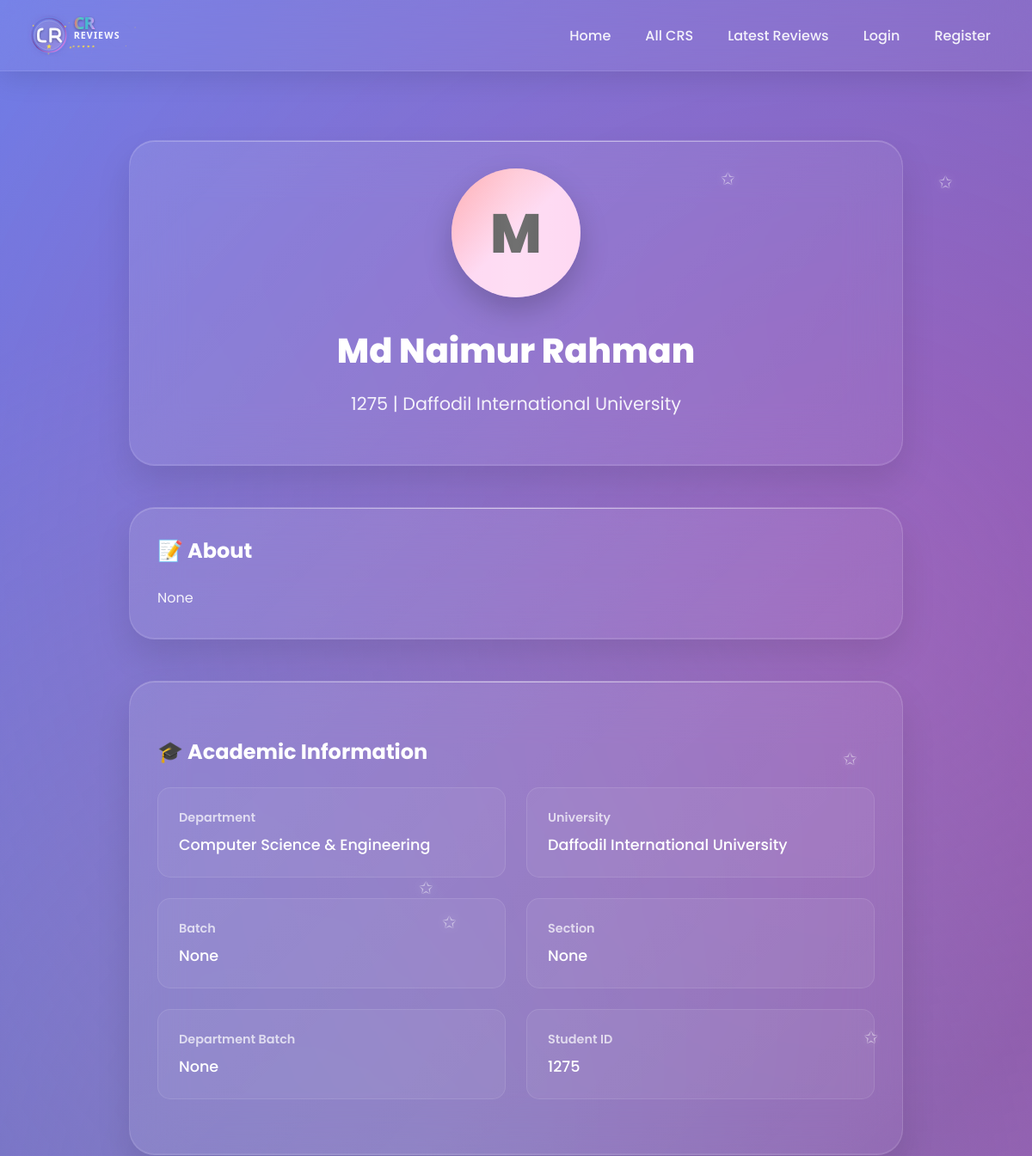
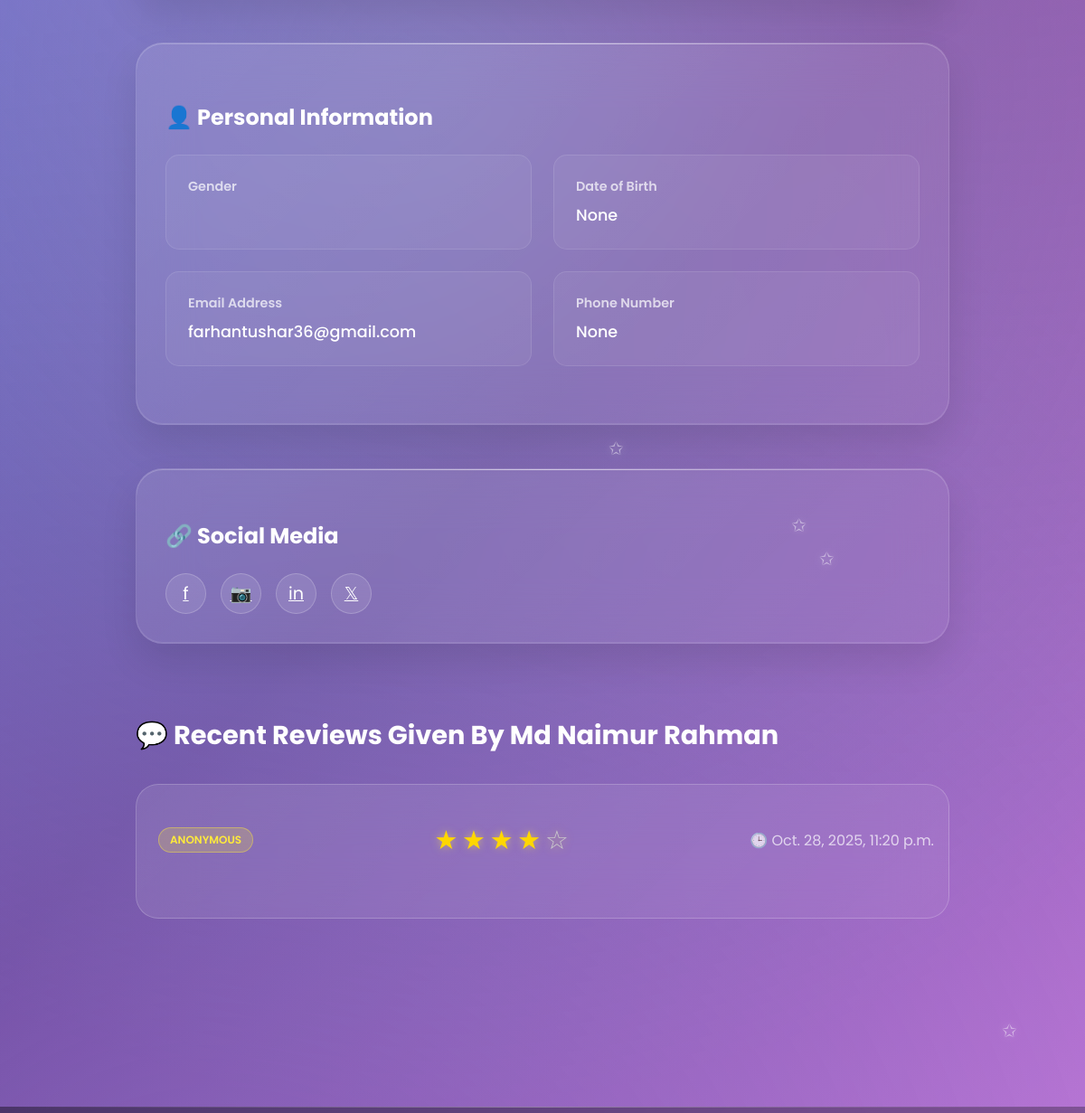
/user_view/md-naimur-rahman-1/ (upper part), run on an earlier commit of the app's database (2 pictures, top to bottom).
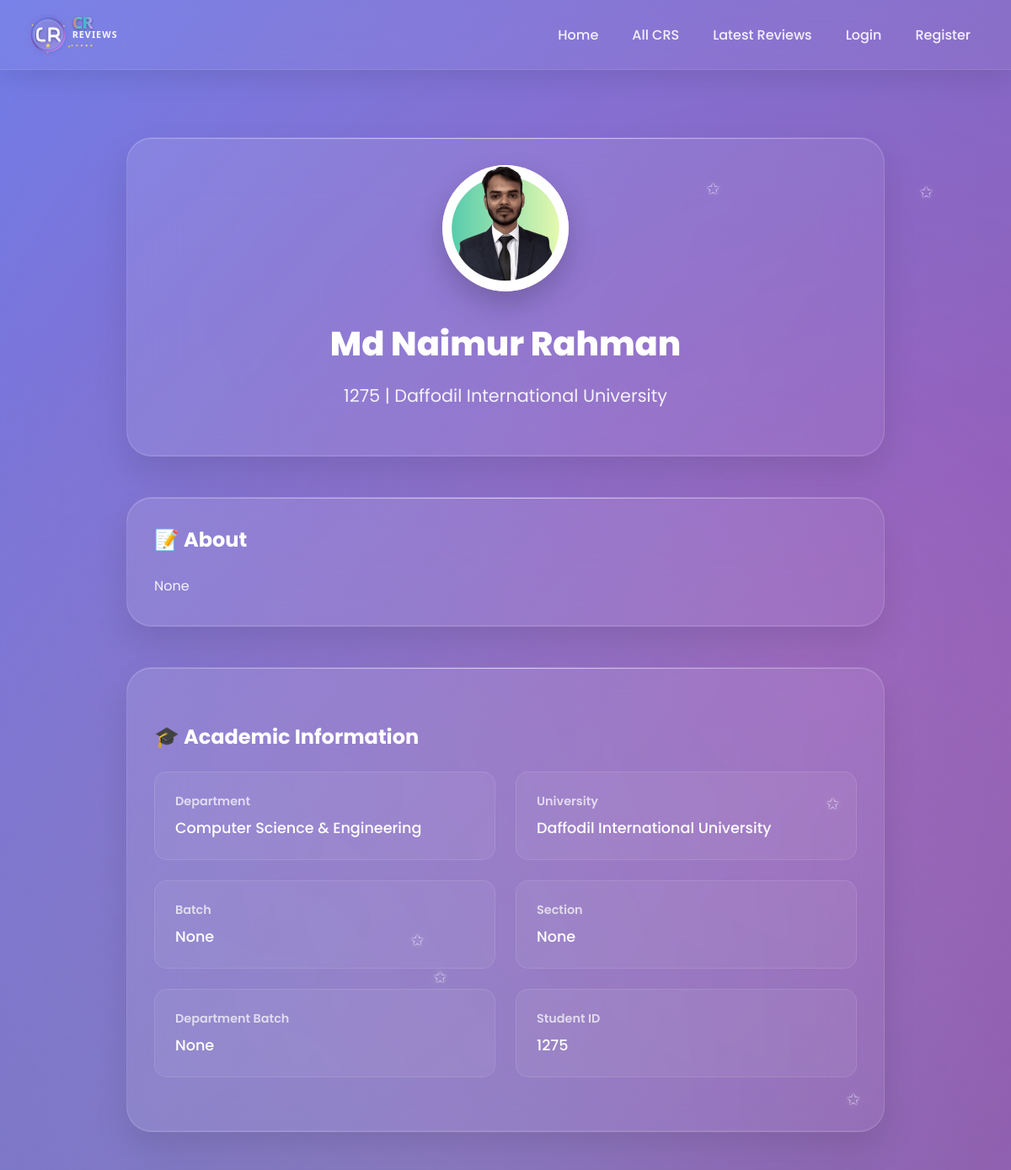
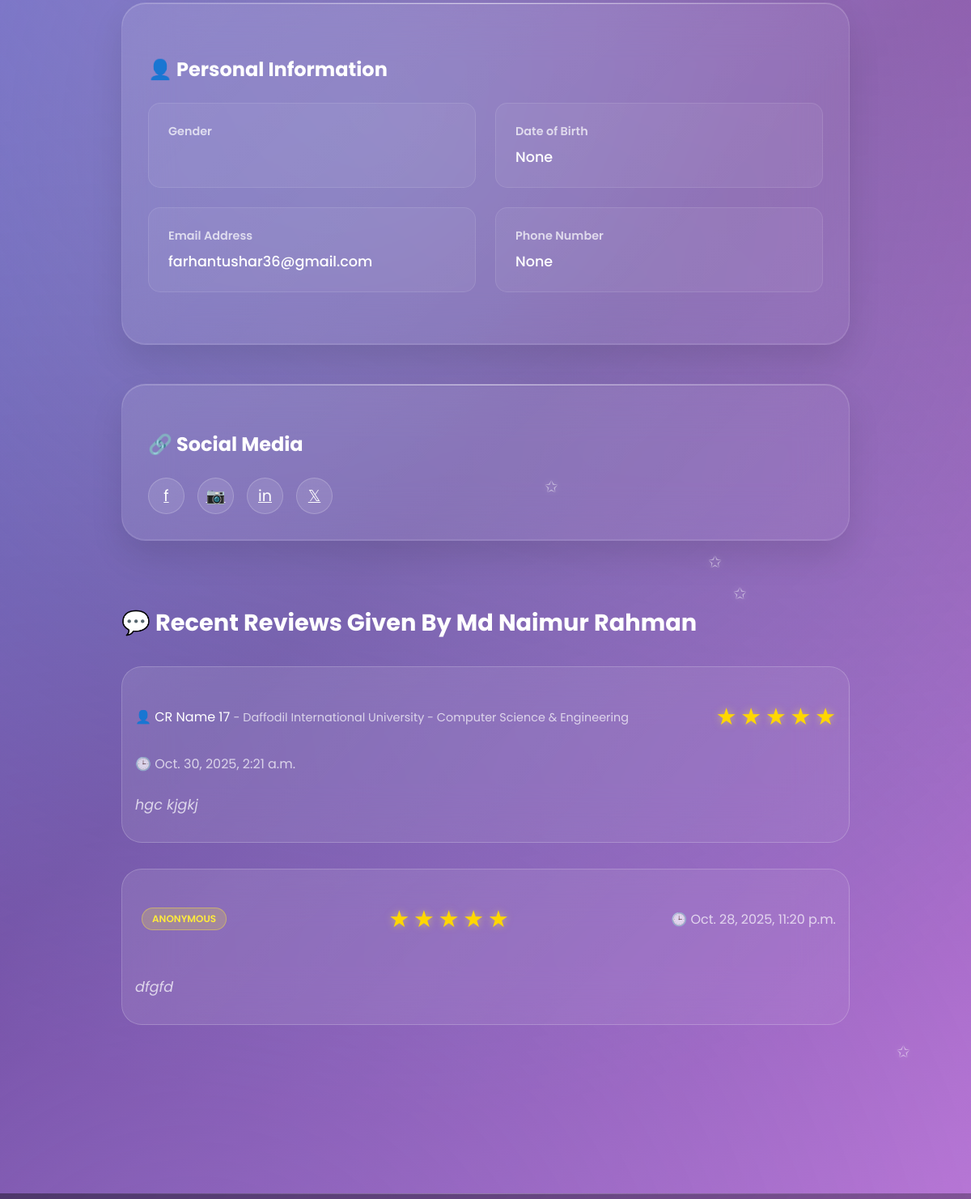
And on a later commit of the database (2 pictures, top to bottom).
### userprofile/models.py (models this page shows, shortened)
class User(AbstractBaseUser,PermissionsMixin):
    university=models.ForeignKey(University, on_delete=models.SET_NULL,related_name='university_user',null=True,blank=True)
    department=models.ForeignKey(Department, on_delete=models.SET_NULL,related_name='department_user',null=True,blank=True)
    profile_picture=models.ImageField(upload_to=user_profile_picture_path,null=True,blank=True)
    first_name = models.CharField(max_length=50)
    last_name = models.CharField(max_length=50)
    gender = models.CharField(choices=[('M', 'Male'), ('F', 'Female')], max_length=1)
    email = models.EmailField(unique=True)
    phone=models.CharField(max_length=20,null=True,blank=True)
    date_of_birth=models.DateField(null=True,blank=True)
    student_id=models.CharField(max_length=50,unique=True,null=True,blank=True)
    batch=models.CharField(max_length=20,null=True,blank=True)
    dept_batch = models.CharField(max_length=20 , blank=True, null=True)
    section=models.CharField(max_length=20,null=True,blank=True)
    bio=models.TextField(null=True,blank=True)
    facebook_url=models.URLField(default='https://www.facebook.com/')
    instagram_url=models.URLField(default='https://www.instagram.com/')
    linkedin_url=models.URLField(default='https://www.linkedin.com/')
    role=models.CharField(max_length=20, default='student')
    slug=models.SlugField(blank=True,unique=True)
    is_email_verified = models.BooleanField(default=False)
    email_verification_token = models.UUIDField(blank=True, null=True, editable=False)
    email_verification_token_created = models.DateTimeField(blank=True, null=True)
    password_reset_token = models.UUIDField(null=True, blank=True, editable=False)
    password_reset_token_created = models.DateTimeField(null=True, blank=True)
    is_active = models.BooleanField(default=True)
    is_staff = models.BooleanField(default=False)
    created_at = models.DateTimeField(auto_now_add=True)
    updated_at = models.DateTimeField(auto_now=True)
    deleted_at = models.DateTimeField(blank=True, null=True)
    USERNAME_FIELD = 'email'
    REQUIRED_FIELDS = ['first_name','last_name']
    objects = CustomUserManager()
    def get_full_name(self):
        return f"{self.first_name} {self.last_name}"

### cr/models.py (models this page shows, shortened)
class University(models.Model):
    Public = "Public"
    Private = "Private"
    university_type = [
        (Public,"Public"),
        (Private,"Private"),
    ]
    title =models.CharField(max_length=100,unique=True,blank=False,null=False)
    type =models.CharField(max_length=100,choices=university_type)
    address=models.CharField(max_length=150, blank=True, null=True)
    slug=models.SlugField(blank=True,unique=True)
    created_at=models.DateTimeField(auto_now_add=True)
    updated_at=models.DateTimeField(auto_now=True)
    daleted_at=models.DateTimeField(auto_now=True,blank=True,null=True)
    def __str__(self):
        return self.title

class Department(models.Model):
    title=models.CharField(max_length=50,unique=True,blank=False,null=False)
    code=models.CharField(max_length=50,unique=True,blank=True,null=True)
    slug=models.SlugField(blank=True,unique=True)
    created_at=models.DateTimeField(auto_now_add=True)
    updated_at=models.DateTimeField(auto_now=True)
    daleted_at=models.DateTimeField(auto_now=True,blank=True,null=True)
    def __str__(self):
        return self.title

class Review(models.Model):
    user = models.ForeignKey('userprofile.User', on_delete=models.CASCADE, related_name='userreviews')
    cr_profile = models.ForeignKey(CrProfile, on_delete=models.CASCADE, related_name='cr_reviews')
    rating = models.PositiveSmallIntegerField()
    description = models.TextField(blank=True, null=True)
    is_anonymous = models.BooleanField(default=False)
    anonymous_name = models.CharField(max_length=100, blank=True, null=True)
    is_approved = models.BooleanField(default=True)  # Auto-approve non-anonymous
    reviewed_by = models.ForeignKey(
        'userprofile.User',
        on_delete=models.SET_NULL,
        null=True,
        blank=True,
        related_name='reviewed_reviews',
        help_text="Admin who approved/rejected this review"
    )
    reviewed_at = models.DateTimeField(null=True, blank=True)
    slug = models.SlugField(unique=True, blank=True)
    created_at = models.DateTimeField(auto_now_add=True)
    updated_at = models.DateTimeField(auto_now=True)
    deleted_at = models.DateTimeField(blank=True, null=True)
    class Meta:
        unique_together = [['user', 'cr_profile']]
        ordering = ['-created_at']

class CrProfile(models.Model):
    user=models.OneToOneField('userprofile.User', on_delete=models.CASCADE,related_name='user_profile')
    university=models.ForeignKey(University, on_delete=models.CASCADE,related_name='university_crs')
    department=models.ForeignKey(Department, on_delete=models.CASCADE,related_name='department_crs')
    cr_status = models.CharField(
    max_length=20,
    choices=[('Present', 'Present CR'), ('Former', 'Former CR')],
    default='Present'
    )
    profile_picture = models.ImageField(upload_to='cr_profile_pictures/', blank=True, null=True)
    name = models.CharField(max_length=100)
    gender = models.CharField(choices=[('M', 'Male'), ('F', 'Female')], max_length=1)
    email = models.EmailField(blank=True, null=True)
    phone = models.CharField(max_length=30, blank=True, null=True)
    st_id = models.CharField(max_length=50, unique=True)
    batch = models.CharField(max_length=20)
    dept_batch = models.CharField(max_length=20 , blank=True, null=True)
    section = models.CharField(max_length=10)
    bio = models.TextField(blank=True, null=True)
    date_of_birth = models.DateField(blank=True, null=True)
    slug = models.SlugField(unique=True, blank=True)
    facebook_url = models.URLField(default='https://www.facebook.com/')
    instagram_url = models.URLField(default='https://www.instagram.com/')
    linkedin_url = models.URLField(default='https://www.linkedin.com/')
    created_at=models.DateTimeField(auto_now_add=True)
    updated_at=models.DateTimeField(auto_now=True)
    deleted_at=models.DateTimeField(auto_now=True,blank=True,null=True)

### userprofile/views.py (the view)
# urls.py: path('user_view/<str:slug>/',user_view,name="user_view"),
def user_view(request,slug):
    view_user =get_object_or_404(User,slug=slug)
    review = Review.objects.filter(user=view_user).order_by('-created_at')
    paginator = Paginator(review,5)
    page_number = request.GET.get('page',1)
    try:
        review = paginator.page(page_number)
    except PageNotAnInteger:
        review = paginator.page(1)
    except EmptyPage:
        review = paginator.page(1)
    context = {
        'view_user':view_user,
        'user': request.user,
        'review':review
    }
    return render(request,'user_profile/user_view.html',context)

### templates/user_profile/user_view.html (shortened to what this page needs)
{% extends 'base.html' %}
{% load static %}
{% block content %}
    <div id="cr-profile" class="page">
        <div class="container">
            <div style="max-width: 900px; margin: 0 auto;">
                <div class="search-section" style="text-align: center; margin-bottom: 3rem;">
                    <div class="profile-photo" style="width: 150px; height: 150px; font-size: 4rem; margin: 0 auto 2rem; position: relative;" id="profile-photo">
                         {% if view_user.profile_picture %}
                        <img src="{{ view_user.profile_picture.url }}" alt="{{ view_user.name }}" />
                        {% else %}
                        <span>{{ view_user.first_name|first|upper }}</span>
                        {% endif %}
                    </div>
                    <h1 style="color: white; font-size: 2.5rem; font-weight: 800; margin-bottom: 1rem;" id="profile-name">{{view_user.get_full_name}}</h1>
                    <p style="color: rgba(255,255,255,0.9); font-size: 1.3rem; margin-bottom: 1.5rem;" id="profile-info">
                        {{view_user.student_id}} | {{view_user.university}}
                    </p>
                </div>
                <div class="search-section">
                    <div class="card1">
                        <h3 class="card-title1">📝 About</h3>
                        <div class="about-content">
                        {{view_user.bio}}
                        </div>
                    </div>
                </div>
                <div class="search-section">
                 <div class="card1" style="margin-top: 2rem;">
                    <h3 class="card-title1">🎓 Academic Information</h3>
                    <div class="info-grid">
                        <div class="info-item">
                            <div class="info-label">Department</div>
                            <div class="info-value">{{view_user.department}}</div>
                        </div>
                        <div class="info-item">
                            <div class="info-label">University</div>
                            <div class="info-value">{{view_user.university}}</div>
                        </div>
                        <div class="info-item">
                            <div class="info-label">Batch</div>
                            <div class="info-value">{{view_user.batch}}</div>
                        </div>
                        <div class="info-item">
                            <div class="info-label">Section</div>
                            <div class="info-value">{{view_user.section}}</div>
                        </div>
                         <div class="info-item">
                            <div class="info-label">Department Batch</div>
                            <div class="info-value">{{view_user.dept_batch}}</div>
                         </div>
                        <div class="info-item">
                            <div class="info-label">Student ID</div>
                            <div class="info-value">{{view_user.student_id}}</div>
                        </div>
                        </div>
                    </div>
                </div>
                <div class="search-section">
                 <div class="card1" style="margin-top: 2rem;">
                    <h3 class="card-title1">👤 Personal Information</h3>
                    <div class="info-grid">
                        <div class="info-item">
                            <div class="info-label">Gender</div>
                        </div>
                        <div class="info-item">
                            <div class="info-label">Date of Birth</div>
                            <div class="info-value">{{view_user.date_of_birth}}</div>
                        </div>
                        <div class="info-item">
                            <div class="info-label">Email Address</div>
                            <div class="info-value">{{view_user.email}}</div>
                        </div>
                        <div class="info-item">
                            <div class="info-label">Phone Number</div>
                            <div class="info-value">{{view_user.phone}}</div>
                        </div>
                    </div>
                    </div>
                </div>
                <div class="search-section">
                    <h3 class="card-title1" style="margin-top: 1.5rem;">🔗 Social Media</h3>
                    <div class="social-links">
                        <a href="{{view_user.facebook_url}}" class="social-btn" title="Facebook">f</a>
                        <a href="{{view_user.instagram_url}}" class="social-btn" title="Instagram">📷</a>
                        <a href="{{view_user.linkedin_url}}" class="social-btn" title="LinkedIn">in</a>
                        <a href="#" class="social-btn" title="Twitter">𝕏</a>
                    </div>
                </div>
<div class="section">
    <h2 style="color: white; font-size: 1.8rem; font-weight: 700; margin-bottom: 2rem;">
        💬 Recent Reviews Given By {{ view_user.get_full_name }}
    </h2>
    <div id="reviews-container">
        {% for review in review %}
        <div class="review-card">
            <div class="review-header">
                <div>
                    {% if review.is_anonymous %}
                        {% comment %} <span style="color: rgba(255,255,255,0.9);">
                            {{ review.get_reviewer_name }}
                        </span> {% endcomment %}
                    {% elif review.user %}
                        <a href="{% url 'cr_profile' review.cr_profile.slug %}" style="text-decoration: none; color: inherit;">
                            👤 {{ review.cr_profile.name}}
                        </a>
                    {% else %}
                        <span style="color: rgba(255,255,255,0.9);">
                            🕶️ Anonymous User
                        </span>
                    {% endif %}
                {% if not review.is_anonymous and review.user %}
                    {% if review.cr_profile.university or review.cr_profile.department %}
                        <span style="color: rgba(255,255,255,0.7); font-size: 0.9rem;">
                            -
                            {% if review.cr_profile.university %}
                                {{ review.cr_profile.university }}
                            {% endif %}
                            {% if review.cr_profile.department %}
                                {% if review.cr_profile.university %} - {% endif %}
                                {{ review.cr_profile.department }}
                            {% endif %}
                        </span>
                    {% endif %}
                {% else %}
                    <span style="display: inline-block; margin-left: 0.5rem; padding: 0.25rem 0.75rem; background: rgba(255, 235, 59, 0.2); border: 1px solid rgba(255, 235, 59, 0.4); border-radius: 20px; font-size: 0.75rem; font-weight: 600; color: #ffeb3b;">
                        ANONYMOUS
                    </span>
                {% endif %}
                </div>
                <div class="rating">
                    {% for i in "12345" %}
                        {% if forloop.counter <= review.rating %}
                            <span class="star filled">★</span>
                        {% else %}
                            <span class="star">☆</span>
                        {% endif %}
                    {% endfor %}
                </div>
                <div style="color: rgba(255,255,255,0.7); font-weight: 400;">
                    🕒 {{ review.created_at }}
                </div>
            </div>
            <div class="review-text">
                {{ review.description }}
            </div>
        </div>
        {% endfor %}
    </div>
</div>
            </div>
        </div>
    </div>
{% endblock content %}

What changed in the data, as far as the page shows it:
changed User "Md Naimur Rahman": profile_picture: picture added; first_name|first "M" → (not shown)
added Review: cr_profile.name "CR Name 17", cr_profile.university "Daffodil International University", cr_profile.department "Computer Science & Engineering", rating 5 (drawn), created_at "Oct. 30, 2025, 2:21 a.m.", description "hgc kjgkj"
changed Review: rating 4 → 5 (drawn); description (not shown) → "dfgfd"
